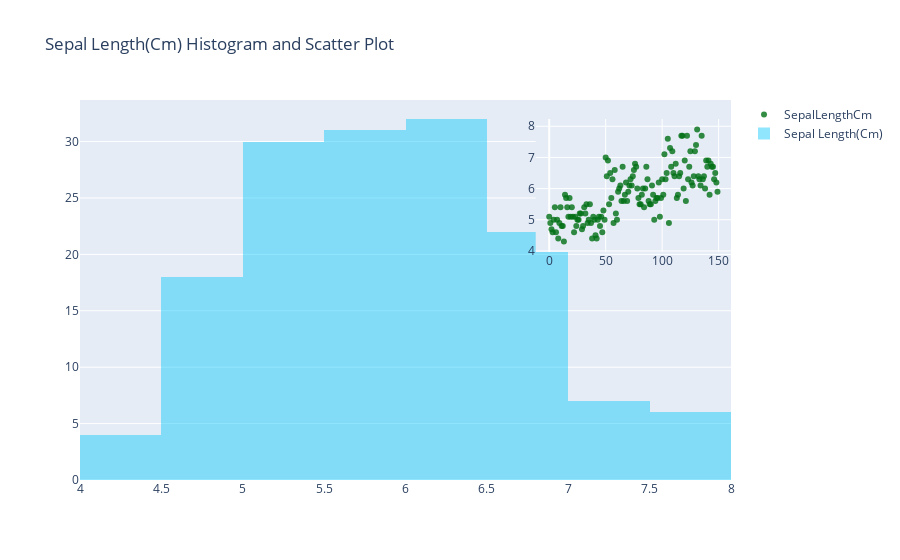

Notebook cell for this chart:
### Markdown cell above
# Inset Plots (Plotly)

### Code cell
# trace1 is line plot
# go: graph object
trace1 = go.Scatter(
    x=df.index,
    y=df.SepalLengthCm,
    mode = "markers",
    xaxis='x2',
    yaxis='y2',
    name = "SepalLengthCm",
    marker = dict(color = 'rgba(0, 112, 20, 0.8)'),
)

# trace2 is histogram
trace2 = go.Histogram(
    x=df.SepalLengthCm,
    opacity=0.75,
    name = "Sepal Length(Cm)",
    marker=dict(color='rgba(10, 200, 250, 0.6)'))

# add trace1 and trace2
data = [trace1, trace2]
layout = go.Layout(
    xaxis2=dict(
        domain=[0.7, 1],
        anchor='y2',        
    ),
    yaxis2=dict(
        domain=[0.6, 0.95],
        anchor='x2',
    ),
    title = ' Sepal Length(Cm) Histogram and Scatter Plot'
)
fig = go.Figure(data=data, layout=layout)
iplot(fig)

### Figure 1 — Plotly figure (JSON) as saved in the notebook; plotly's stock layout.template omitted (floating-point values rounded to 4 significant figures; data arrays with more than 128 entries replaced by an {"elided": "..."} marker saying what was removed)
{"data": [{"marker": {"color": "rgba(0, 112, 20, 0.8)"}, "mode": "markers", "name": "SepalLengthCm", "type": "scatter", "x": {"elided": "150 int values"}, "xaxis": "x2", "y": {"elided": "150 float values"}, "yaxis": "y2"}, {"marker": {"color": "rgba(10, 200, 250, 0.6)"}, "name": "Sepal Length(Cm)", "opacity": 0.75, "type": "histogram", "x": {"elided": "150 float values"}}], "layout": {"title": {"text": " Sepal Length(Cm) Histogram and Scatter Plot"}, "xaxis2": {"anchor": "y2", "domain": [0.7, 1]}, "yaxis2": {"anchor": "x2", "domain": [0.6, 0.95]}}}
